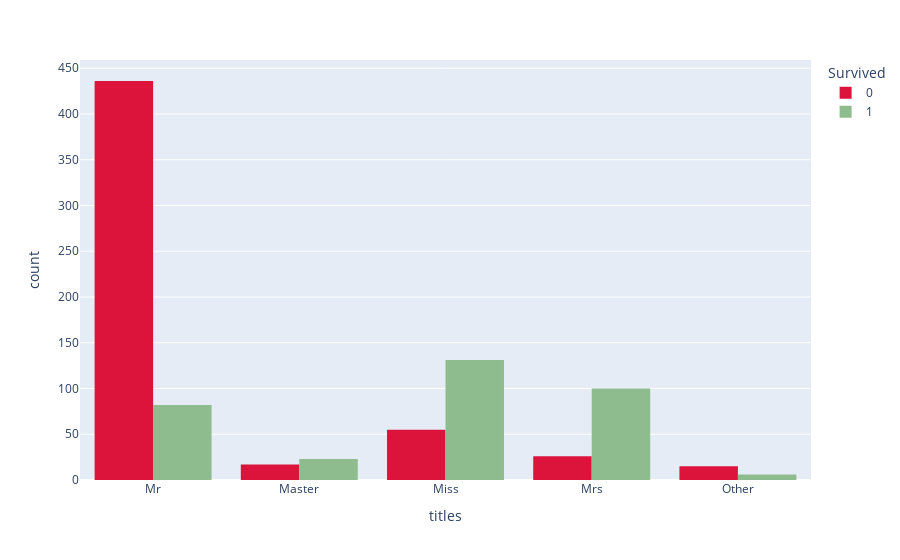

The notebook cell this image was saved under:
### Code cell
px.histogram(training, x='titles', color='Survived', color_discrete_sequence=['crimson','darkseagreen'], barmode='group')

### Figure 1 — Plotly figure (JSON) as saved in the notebook; plotly's stock layout.template omitted (floating-point values rounded to 4 significant figures; data arrays with more than 128 entries replaced by an {"elided": "..."} marker saying what was removed)
{"data": [{"alignmentgroup": "True", "bingroup": "x", "hovertemplate": "Survived=0<br>titles=%{x}<br>count=%{y}<extra></extra>", "legendgroup": "0", "marker": {"color": "crimson", "pattern": {"shape": ""}}, "name": "0", "offsetgroup": "0", "orientation": "v", "showlegend": true, "type": "histogram", "x": {"elided": "549 str values"}, "xaxis": "x", "yaxis": "y"}, {"alignmentgroup": "True", "bingroup": "x", "hovertemplate": "Survived=1<br>titles=%{x}<br>count=%{y}<extra></extra>", "legendgroup": "1", "marker": {"color": "darkseagreen", "pattern": {"shape": ""}}, "name": "1", "offsetgroup": "1", "orientation": "v", "showlegend": true, "type": "histogram", "x": {"elided": "342 str values"}, "xaxis": "x", "yaxis": "y"}], "layout": {"barmode": "group", "legend": {"title": {"text": "Survived"}, "tracegroupgap": 0}, "margin": {"t": 60}, "xaxis": {"anchor": "y", "domain": [0, 1], "title": {"text": "titles"}}, "yaxis": {"anchor": "x", "domain": [0, 1], "title": {"text": "count"}}}}
